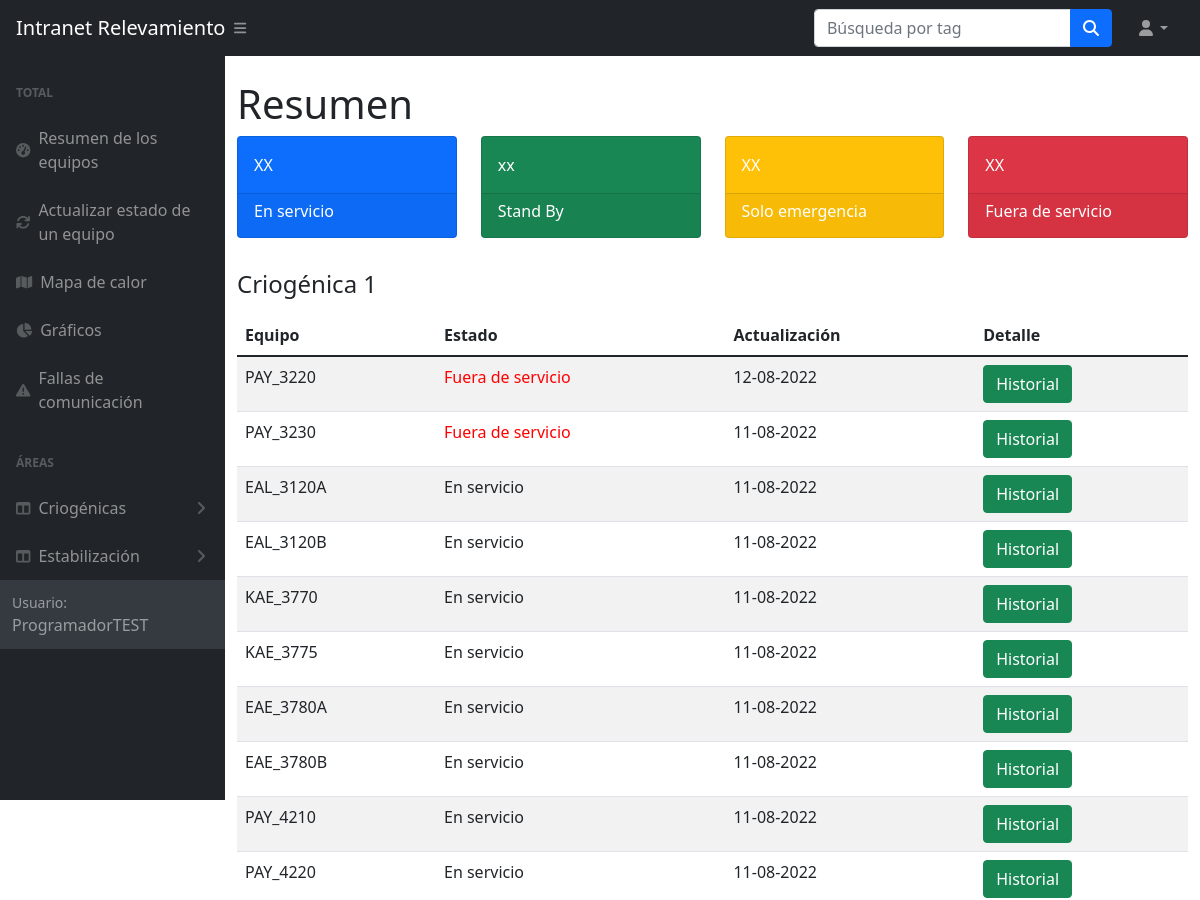
The page /equiposAreas/todos (upper part) on the database as committed earlier.
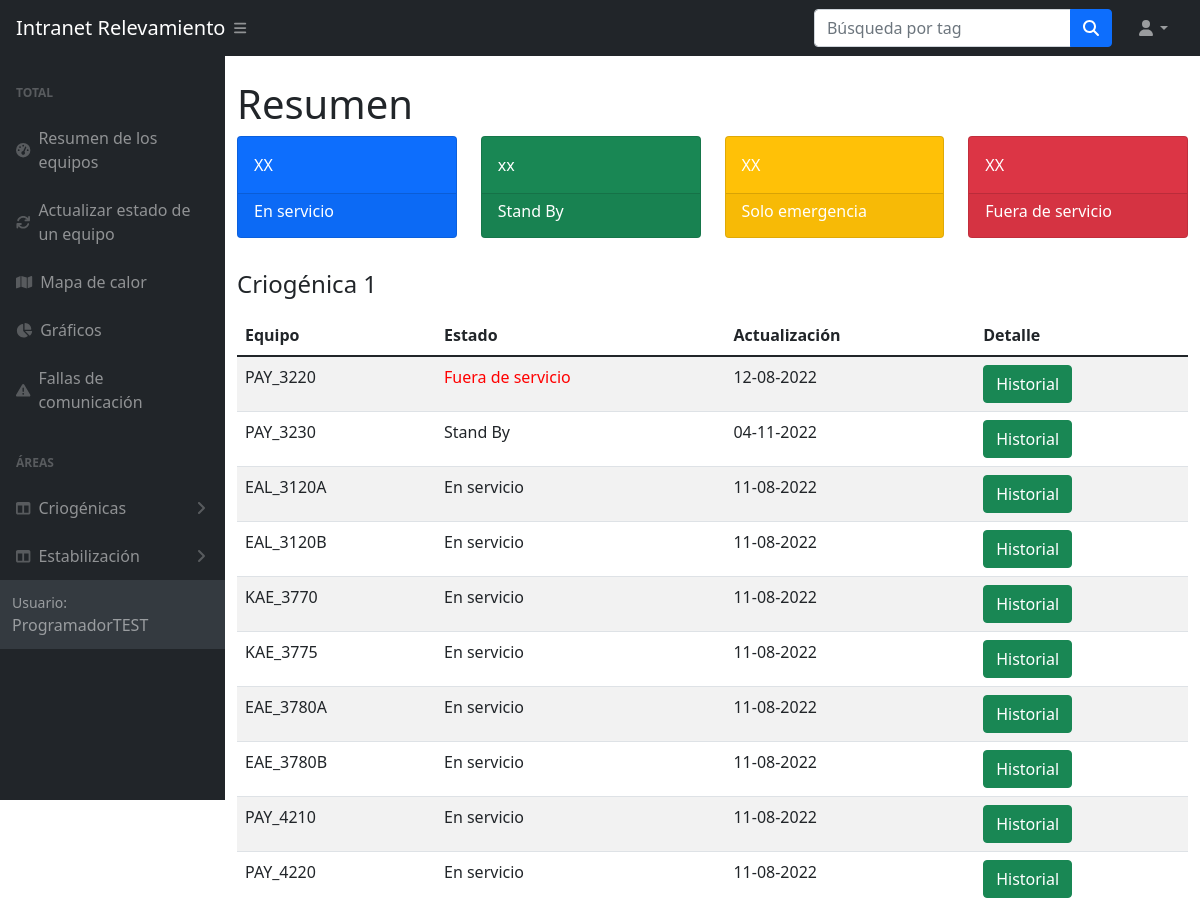
The same page on the database as committed later.
### models/equipos.py (models this page shows, shortened)
class PAY_3220(db.Model):
    id = db.Column(db.Integer, primary_key = True)
    estado = db.Column(db.String(35))
    titulo = db.Column(db.String(35))
    detalle = db.Column(db.String(500))
    fechaReporte = db.Column(db.Date)
    fechaCreada = db.Column(db.Date)
    usuario = db.Column(db.String(35))

class PAY_3230(db.Model):
    id = db.Column(db.Integer, primary_key = True)
    estado = db.Column(db.String(35))
    titulo = db.Column(db.String(35))
    detalle = db.Column(db.String(500))
    fechaReporte = db.Column(db.Date)
    fechaCreada = db.Column(db.Date)
    usuario = db.Column(db.String(35))

class EAL_3120A(db.Model):
    id = db.Column(db.Integer, primary_key = True)
    estado = db.Column(db.String(35))
    titulo = db.Column(db.String(35))
    detalle = db.Column(db.String(500))
    fechaReporte = db.Column(db.Date)
    fechaCreada = db.Column(db.Date)
    usuario = db.Column(db.String(35))

class EAL_3120B(db.Model):
    id = db.Column(db.Integer, primary_key = True)
    estado = db.Column(db.String(35))
    titulo = db.Column(db.String(35))
    detalle = db.Column(db.String(500))
    fechaReporte = db.Column(db.Date)
    fechaCreada = db.Column(db.Date)
    usuario = db.Column(db.String(35))

class KAE_3770(db.Model):
    id = db.Column(db.Integer, primary_key = True)
    estado = db.Column(db.String(35))
    titulo = db.Column(db.String(35))
    detalle = db.Column(db.String(500))
    fechaReporte = db.Column(db.Date)
    fechaCreada = db.Column(db.Date)
    usuario = db.Column(db.String(35))

class KAE_3775(db.Model):
    id = db.Column(db.Integer, primary_key = True)
    estado = db.Column(db.String(35))
    titulo = db.Column(db.String(35))
    detalle = db.Column(db.String(500))
    fechaReporte = db.Column(db.Date)
    fechaCreada = db.Column(db.Date)
    usuario = db.Column(db.String(35))

class EAE_3780A(db.Model):
    id = db.Column(db.Integer, primary_key = True)
    estado = db.Column(db.String(35))
    titulo = db.Column(db.String(35))
    detalle = db.Column(db.String(500))
    fechaReporte = db.Column(db.Date)
    fechaCreada = db.Column(db.Date)
    usuario = db.Column(db.String(35))

class EAE_3780B(db.Model):
    id = db.Column(db.Integer, primary_key = True)
    estado = db.Column(db.String(35))
    titulo = db.Column(db.String(35))
    detalle = db.Column(db.String(500))
    fechaReporte = db.Column(db.Date)
    fechaCreada = db.Column(db.Date)
    usuario = db.Column(db.String(35))

class PAY_4210(db.Model):
    id = db.Column(db.Integer, primary_key = True)
    estado = db.Column(db.String(35))
    titulo = db.Column(db.String(35))
    detalle = db.Column(db.String(500))
    fechaReporte = db.Column(db.Date)
    fechaCreada = db.Column(db.Date)
    usuario = db.Column(db.String(35))

class PAY_4220(db.Model):
    id = db.Column(db.Integer, primary_key = True)
    estado = db.Column(db.String(35))
    titulo = db.Column(db.String(35))
    detalle = db.Column(db.String(500))
    fechaReporte = db.Column(db.Date)
    fechaCreada = db.Column(db.Date)
    usuario = db.Column(db.String(35))

### routes/equipos.py (the view)
@equipos.route("/equiposAreas/todos")
def equiposAreas():
    Ul_Crio1 ={
        'PAY_3220'  : ultimoEstado(PAY_3220),
        'PAY_3230'  : ultimoEstado(PAY_3230),
        'EAL_3120A' : ultimoEstado(EAL_3120A),
        'EAL_3120B' : ultimoEstado(EAL_3120B),
        'KAE_3770'  : ultimoEstado(KAE_3770),
        'KAE_3775'  : ultimoEstado(KAE_3775),
        'EAE_3780A' : ultimoEstado(EAE_3780A),
        'EAE_3780B' : ultimoEstado(EAE_3780B),
        'PAY_4210'  : ultimoEstado(PAY_4210),
        'PAY_4220'  : ultimoEstado(PAY_4220),
        'KAE_4140'  : ultimoEstado(KAE_4140),
        'PAY_4920'  : ultimoEstado(PAY_4920),
        'PAY_4925'  : ultimoEstado(PAY_4925),
        'PAY_4930'  : ultimoEstado(PAY_4930),
        'EAL_4910'  : ultimoEstado(EAL_4910),
        'EAL_4910B'  : ultimoEstado(EAL_4910B),
        'EAL_4250'  : ultimoEstado(EAL_4250),
        'EAL_4260'  : ultimoEstado(EAL_4260)}
    Ul_Crio2 ={
        'PAY_3420'  : ultimoEstado(PAY_3420),
        'PAY_3430'  : ultimoEstado(PAY_3430),
        'EAL_3320A' : ultimoEstado(EAL_3320A),
        'EAL_3320B' : ultimoEstado(EAL_3320B),
        'KAE_3970'  : ultimoEstado(KAE_3970),
        'KAE_3975'  : ultimoEstado(KAE_3975),
        'EAE_3980A' : ultimoEstado(EAE_3980A),
        'EAE_3980B' : ultimoEstado(EAE_3980B),
        'PAY_4410'  : ultimoEstado(PAY_4410),
        'PAY_4420'  : ultimoEstado(PAY_4420),
        'KAE_4340'  : ultimoEstado(KAE_4340),
        'PAY_5020'  : ultimoEstado(PAY_5020),
        'PAY_5025'  : ultimoEstado(PAY_5025),
        'PAY_5030'  : ultimoEstado(PAY_5030),
        'EAL_5010'  : ultimoEstado(EAL_5010),
        'EAL_5010B'  : ultimoEstado(EAL_5010B),
        'EAL_4450'  : ultimoEstado(EAL_4450),
        'EAL_4460'  : ultimoEstado(EAL_4460)}
    Ul_Crio3 ={
        'PAY_13220'  : ultimoEstado(PAY_13220),
        'PAY_13230'  : ultimoEstado(PAY_13230),
        'EAL_13120A' : ultimoEstado(EAL_13120A),
        'EAL_13120B' : ultimoEstado(EAL_13120B),
        'KAE_13770'  : ultimoEstado(KAE_13770),
        'KAE_13775'  : ultimoEstado(KAE_13775),
        'EAE_13780A' : ultimoEstado(EAE_13780A),
        'EAE_13780B' : ultimoEstado(EAE_13780B),
        'PAY_14210'  : ultimoEstado(PAY_14210),
        'PAY_14225'  : ultimoEstado(PAY_14225),
        'KAE_14140'  : ultimoEstado(KAE_14140),
        'PAY_14920'  : ultimoEstado(PAY_14920),
        'PAY_14925'  : ultimoEstado(PAY_14925),
        'PAY_14930'  : ultimoEstado(PAY_14930),
        'EAL_4910'  : ultimoEstado(EAL_14910),
        'EAL_4910B'  : ultimoEstado(EAL_14910B),
        'EAL_14250'  : ultimoEstado(EAL_14250),
        'EAL_14260'  : ultimoEstado(EAL_14260)}
    Ul_Crio4 ={
        'PAY_13420'  : ultimoEstado(PAY_13420),
        'PAY_13430'  : ultimoEstado(PAY_13430),
        'EAL_13320A' : ultimoEstado(EAL_13320A),
        'EAL_13320B' : ultimoEstado(EAL_13320B),
        'KAE_13970'  : ultimoEstado(KAE_13970),
        'KAE_13975'  : ultimoEstado(KAE_13975),
        'EAE_13980A' : ultimoEstado(EAE_13980A),
        'EAE_13980B' : ultimoEstado(EAE_13980B),
        'PAY_14410'  : ultimoEstado(PAY_14410),
        'PAY_14425'  : ultimoEstado(PAY_14425),
        'KAE_14340'  : ultimoEstado(KAE_14340),
        'PAY_15020'  : ultimoEstado(PAY_15020),
        'PAY_15025'  : ultimoEstado(PAY_15025),
        'PAY_15030'  : ultimoEstado(PAY_15030),
        'EAL_15010'  : ultimoEstado(EAL_15010),
        'EAL_15010B'  : ultimoEstado(EAL_15010B),
        'EAL_14450'  : ultimoEstado(EAL_14450),
        'EAL_14460'  : ultimoEstado(EAL_14460)}
    Ul_Crio5 ={
        'PAY_23220'  : ultimoEstado(PAY_23220),
        'PAY_23230'  : ultimoEstado(PAY_23230),
        'EAL_23120A' : ultimoEstado(EAL_23120A),
        'EAL_23120B' : ultimoEstado(EAL_23120B),
        'KAE_23770'  : ultimoEstado(KAE_23770),
        'KAE_23775'  : ultimoEstado(KAE_23775),
        'EAE_23780A' : ultimoEstado(EAE_23780A),
        'EAE_23780B' : ultimoEstado(EAE_23780B),
        'PAY_24210'  : ultimoEstado(PAY_24210),
        'PAY_24225'  : ultimoEstado(PAY_24225),
        'KAE_24140'  : ultimoEstado(KAE_24140),
        'PAY_24920'  : ultimoEstado(PAY_24920),
        'PAY_24925'  : ultimoEstado(PAY_24925),
        'PAY_24930'  : ultimoEstado(PAY_24930),
        'PBB_24930' : ultimoEstado(PBB_24930),
        'EAL_24910'  : ultimoEstado(EAL_24910),
        'EAL_24910B'  : ultimoEstado(EAL_24910B),
        'EAL_24250'  : ultimoEstado(EAL_24250),
        'EAL_24260'  : ultimoEstado(EAL_24260)}
    return render_template('equiposTodos.html',
    Ul_Crio1=Ul_Crio1,Ul_Crio2=Ul_Crio2,Ul_Crio3=Ul_Crio3,Ul_Crio4=Ul_Crio4, Ul_Crio5=Ul_Crio5)

### common/filters.py (called while the page is built)
def ultimoEstado(tag):
    registro = tag.query.order_by(desc(tag.fechaReporte)).first()
    return registro

### templates/equiposTodos.html (shortened to what the changed rows need)
<!DOCTYPE html>
<html lang="en">
<head>
    <link href="https://cdn.jsdelivr.net/npm/bootstrap@5.1.3/dist/css/bootstrap.min.css" rel="stylesheet">
    <link rel="stylesheet" href="{{url_for('static', filename='main.css')}}">
    <link href="https://cdn.jsdelivr.net/npm/simple-datatables@latest/dist/style.css" rel="stylesheet" />
    <link rel="stylesheet" href="{{url_for('static', filename='dashboardStyle.css')}}">
</head>
<body class="sb-nav-fixed">
    <div id="layoutSidenav">
    <div id="layoutSidenav_content">
    <main class="container">
        <div id="Dashboard">
            <h1 class="mt-4">Resumen</h1>
        </div>
        <table class="table table-striped">
            <thead>
                <tr>
                    <th scope="col">Equipo</th>
                    <th scope="col">Estado</th>
                    <th scope="col">Actualización</th>
                    <th scope="col">Detalle</th>
                </tr>
            </thead>
            <tbody>
                {% for key,value in Ul_Crio1.items() %}
                <tr>
                    <td>{{key}}</td>
                    {% if value.estado == "Fuera de servicio" %}
                    <td style="color: red">{{value.estado}}</td>
                    {% else %}
                    <td>{{value.estado}}</td>
                    {% endif %}
                    <td>{{value.fechaCreada.strftime('%d-%m-%Y')}}</td>
                    <td>
                        <a type="button" class="btn btn-success" href="{{url_for('equipos.historialEquipo', tag= key)}}">Historial</a>
                    </td>
                </tr>
                {% endfor %}
            </tbody>
        </table>
    </main>
    </div>
</body>
</html>

Rows that differ between the two databases and show on the page:
no longer on this page (row unchanged): PAY_3230: key "PAY_3230", estado "Fuera de servicio", fechaCreada "11-08-2022"
added PAY_3230: key "PAY_3230", estado "Stand By", fechaCreada "04-11-2022"
